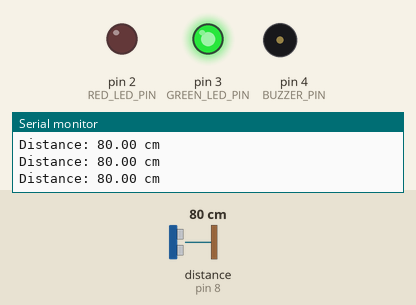
The sketch below on a simulated Arduino Uno, built with avr-gcc and run on an emulated ATmega328P. On the bench: output pins drawn as LEDs (lit = HIGH), buzzer (waves = sounding, pin HIGH), the last lines printed to the serial monitor. Wiring (inferred from the names in the program): ultrasonic range finder: trigger pin 9; echo pin 8. Inputs (shaded band) come from the test bench; at power-on: distance to the obstacle (sensor on pin 8) 80 cm. The echo pulse lasts 58.3 µs per cm; pins used as bus, display or sensor lines are not drawn.

Above: at 1.2 s.
1.3 s: distance to the obstacle (sensor on pin 8) set to 53 cm
2.8 s: distance to the obstacle (sensor on pin 8) set to 46 cm
At 3.8 s:
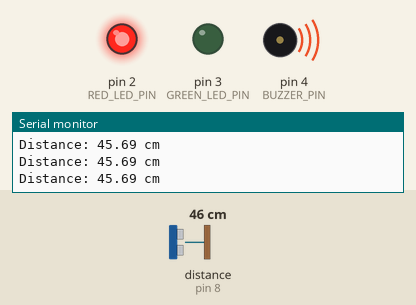
4.3 s: distance to the obstacle (sensor on pin 8) set to 60 cm
At 5.0 s:
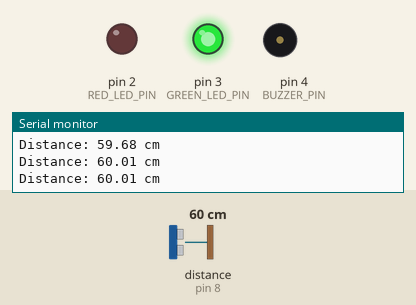
6.0 s: distance to the obstacle (sensor on pin 8) set to 2 cm
At 7.4 s:
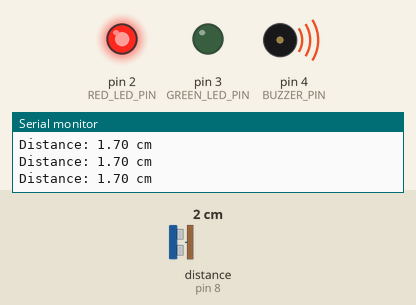
Timing chart, 0 to 8.6 s (numbered marks = the images above; inputs shaded):
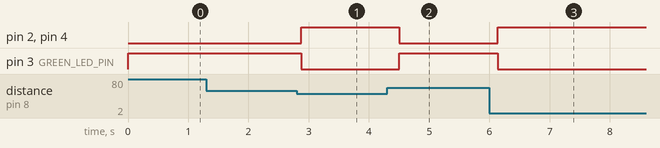

The sketch:

parking_system.ino
```cpp
const int TRIG_PIN = 9;
const int ECHO_PIN = 8;

const int RED_LED_PIN = 2;
const int GREEN_LED_PIN = 3;
const int BUZZER_PIN = 4;

const int DISTANCE_THRESHOLD_CM = 50;

long duration;
float distance_cm;

void setup()
{
    // The pinmode set to the type of device connected to each pin
    pinMode(RED_LED_PIN, OUTPUT);
    pinMode(GREEN_LED_PIN, OUTPUT);
    pinMode(BUZZER_PIN, OUTPUT);

    pinMode(TRIG_PIN, OUTPUT);
    pinMode(ECHO_PIN, INPUT);

    Serial.begin(9600);
}

void loop()
{
    // Making sure the trigger pin starts LOW
    digitalWrite(TRIG_PIN, LOW);
    delayMicroseconds(2);

    // Sending a 10-microsecond sound pulse
    digitalWrite(TRIG_PIN, HIGH);
    delayMicroseconds(10);
    digitalWrite(TRIG_PIN, LOW);

    // Measuring how long the echo takes to return
    duration = pulseIn(ECHO_PIN, HIGH);

    // Converting the time into distance in cm
    distance_cm = duration * 0.0343 / 2.0;

    // Optional serial monitoring
    Serial.print("Distance: ");
    Serial.print(distance_cm);
    Serial.println(" cm");

    if (distance_cm <= DISTANCE_THRESHOLD_CM) {
        // Space Occupied
        digitalWrite(BUZZER_PIN, HIGH);
        digitalWrite(GREEN_LED_PIN, LOW);
        digitalWrite(RED_LED_PIN, HIGH);
    }
    else {
        // Space Available
        digitalWrite(BUZZER_PIN, LOW);
        digitalWrite(GREEN_LED_PIN, HIGH);
        digitalWrite(RED_LED_PIN, LOW);
    }

    delay(200);
}
```

Measured:
- the behaviour switches between 50 and 49 cm on distance to the obstacle (sensor on pin 8) (found by bisection; images 0 and 1)
- after the input at 2.8 s, pin 2 (RED_LED_PIN), pin 4 (BUZZER_PIN): LOW → HIGH after 0.07 s; pin 3 (GREEN_LED_PIN): HIGH → LOW after 0.07 s
- after the input at 4.3 s, pin 2 (RED_LED_PIN), pin 4 (BUZZER_PIN): HIGH → LOW after 0.20 s; pin 3 (GREEN_LED_PIN): LOW → HIGH after 0.20 s
- after the input at 6.0 s, pin 2 (RED_LED_PIN), pin 4 (BUZZER_PIN): LOW → HIGH after 0.14 s; pin 3 (GREEN_LED_PIN): HIGH → LOW after 0.14 s
